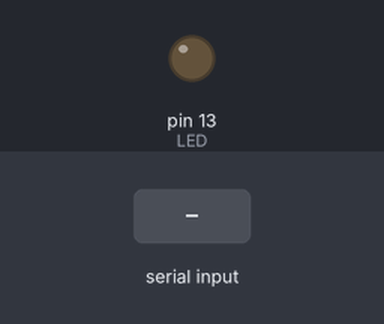
Bench run of a sketch on a simulated Arduino Uno, built with avr-gcc and run on an emulated ATmega328P. Parts: output pins drawn as LEDs (lit = HIGH). Inputs (shaded band) come from the test bench.

Above: at 1.2 s.
1.3 s: "1" received over Serial
At 1.7 s:
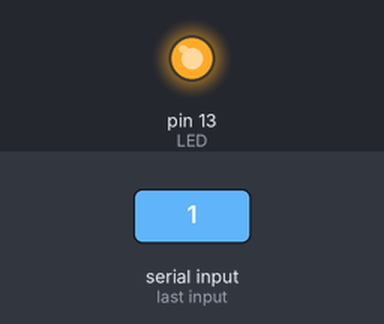
2.8 s: "2" received over Serial
At 4.1 s:
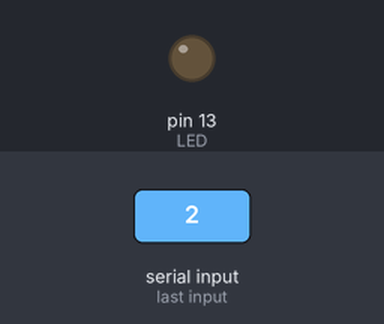
Timing chart, 0 to 5.8 s (numbered marks = the images above; inputs shaded):
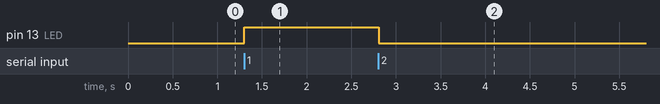

Measured:
- after the input at 1.3 s, pin 13 (LED): LOW → HIGH at once
- after the input at 2.8 s, pin 13 (LED): HIGH → LOW at once

The sketch:

test_004.ino
```cpp
// LEDのピン番号
int LED = 13;
char data;

void setup() {
  // LEDピンを出力モードに設定
  pinMode(LED, OUTPUT);
  // シリアル通信の準備
  Serial.begin(9600);
}

void loop() {
  while (Serial.available()) {
    data = Serial.read();

    if (data == '1') {
      digitalWrite(LED, HIGH);
    } else if (data == '2') {
      digitalWrite(LED, LOW);
    }
  }

  // 適度に間隔を開ける
  delay(10);
}
```
